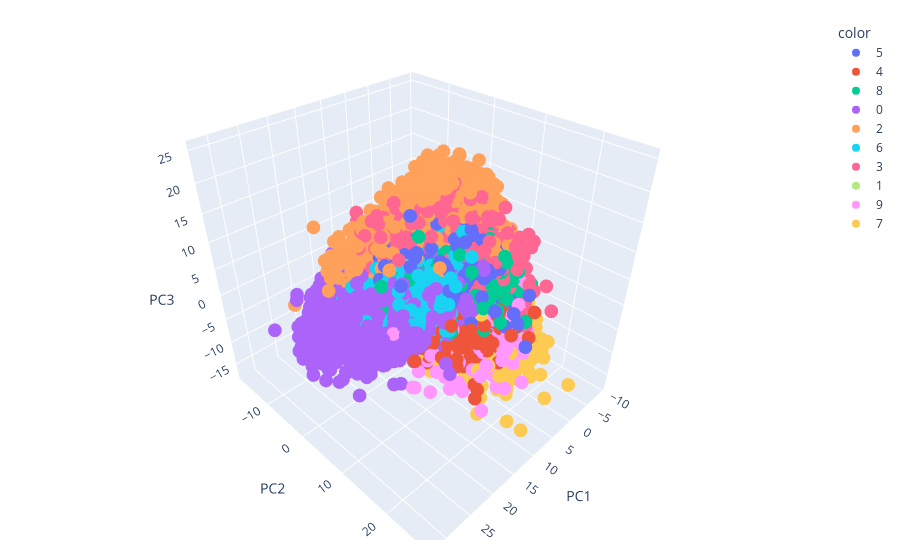

This figure's notebook cell:
### Code cell
y_train_trf = y_train.astype(str)

fig = px.scatter_3d(df,
                    x='PC1',
                    y='PC2',
                    z='PC3',
                    color=y_train_trf
)

fig.update_layout(
    margin = dict(l=20, r=20, t=20, b=20)
)
fig.show()

### Figure 1 — Plotly figure (JSON) as saved in the notebook; plotly's stock layout.template omitted (floating-point values rounded to 4 significant figures; data arrays with more than 128 entries replaced by an {"elided": "..."} marker saying what was removed)
{"data": [{"hovertemplate": "color=5<br>PC1=%{x}<br>PC2=%{y}<br>PC3=%{z}<extra></extra>", "legendgroup": "5", "marker": {"color": "#636efa", "symbol": "circle"}, "mode": "markers", "name": "5", "scene": "scene", "showlegend": true, "type": "scatter3d", "x": {"elided": "5040 float values"}, "y": {"elided": "5040 float values"}, "z": {"elided": "5040 float values"}}, {"hovertemplate": "color=4<br>PC1=%{x}<br>PC2=%{y}<br>PC3=%{z}<extra></extra>", "legendgroup": "4", "marker": {"color": "#EF553B", "symbol": "circle"}, "mode": "markers", "name": "4", "scene": "scene", "showlegend": true, "type": "scatter3d", "x": {"elided": "5529 float values"}, "y": {"elided": "5529 float values"}, "z": {"elided": "5529 float values"}}, {"hovertemplate": "color=8<br>PC1=%{x}<br>PC2=%{y}<br>PC3=%{z}<extra></extra>", "legendgroup": "8", "marker": {"color": "#00cc96", "symbol": "circle"}, "mode": "markers", "name": "8", "scene": "scene", "showlegend": true, "type": "scatter3d", "x": {"elided": "5468 float values"}, "y": {"elided": "5468 float values"}, "z": {"elided": "5468 float values"}}, {"hovertemplate": "color=0<br>PC1=%{x}<br>PC2=%{y}<br>PC3=%{z}<extra></extra>", "legendgroup": "0", "marker": {"color": "#ab63fa", "symbol": "circle"}, "mode": "markers", "name": "0", "scene": "scene", "showlegend": true, "type": "scatter3d", "x": {"elided": "5560 float values"}, "y": {"elided": "5560 float values"}, "z": {"elided": "5560 float values"}}, {"hovertemplate": "color=2<br>PC1=%{x}<br>PC2=%{y}<br>PC3=%{z}<extra></extra>", "legendgroup": "2", "marker": {"color": "#FFA15A", "symbol": "circle"}, "mode": "markers", "name": "2", "scene": "scene", "showlegend": true, "type": "scatter3d", "x": {"elided": "5610 float values"}, "y": {"elided": "5610 float values"}, "z": {"elided": "5610 float values"}}, {"hovertemplate": "color=6<br>PC1=%{x}<br>PC2=%{y}<br>PC3=%{z}<extra></extra>", "legendgroup": "6", "marker": {"color": "#19d3f3", "symbol": "circle"}, "mode": "markers", "name": "6", "scene": "scene", "showlegend": true, "type": "scatter3d", "x": {"elided": "5480 float values"}, "y": {"elided": "5480 float values"}, "z": {"elided": "5480 float values"}}, {"hovertemplate": "color=3<br>PC1=%{x}<br>PC2=%{y}<br>PC3=%{z}<extra></extra>", "legendgroup": "3", "marker": {"color": "#FF6692", "symbol": "circle"}, "mode": "markers", "name": "3", "scene": "scene", "showlegend": true, "type": "scatter3d", "x": {"elided": "5708 float values"}, "y": {"elided": "5708 float values"}, "z": {"elided": "5708 float values"}}, {"hovertemplate": "color=1<br>PC1=%{x}<br>PC2=%{y}<br>PC3=%{z}<extra></extra>", "legendgroup": "1", "marker": {"color": "#B6E880", "symbol": "circle"}, "mode": "markers", "name": "1", "scene": "scene", "showlegend": true, "type": "scatter3d", "x": {"elided": "6277 float values"}, "y": {"elided": "6277 float values"}, "z": {"elided": "6277 float values"}}, {"hovertemplate": "color=9<br>PC1=%{x}<br>PC2=%{y}<br>PC3=%{z}<extra></extra>", "legendgroup": "9", "marker": {"color": "#FF97FF", "symbol": "circle"}, "mode": "markers", "name": "9", "scene": "scene", "showlegend": true, "type": "scatter3d", "x": {"elided": "5538 float values"}, "y": {"elided": "5538 float values"}, "z": {"elided": "5538 float values"}}, {"hovertemplate": "color=7<br>PC1=%{x}<br>PC2=%{y}<br>PC3=%{z}<extra></extra>", "legendgroup": "7", "marker": {"color": "#FECB52", "symbol": "circle"}, "mode": "markers", "name": "7", "scene": "scene", "showlegend": true, "type": "scatter3d", "x": {"elided": "5790 float values"}, "y": {"elided": "5790 float values"}, "z": {"elided": "5790 float values"}}], "layout": {"legend": {"title": {"text": "color"}, "tracegroupgap": 0}, "margin": {"b": 20, "l": 20, "r": 20, "t": 20}, "scene": {"domain": {"x": [0, 1], "y": [0, 1]}, "xaxis": {"title": {"text": "PC1"}}, "yaxis": {"title": {"text": "PC2"}}, "zaxis": {"title": {"text": "PC3"}}}}}
